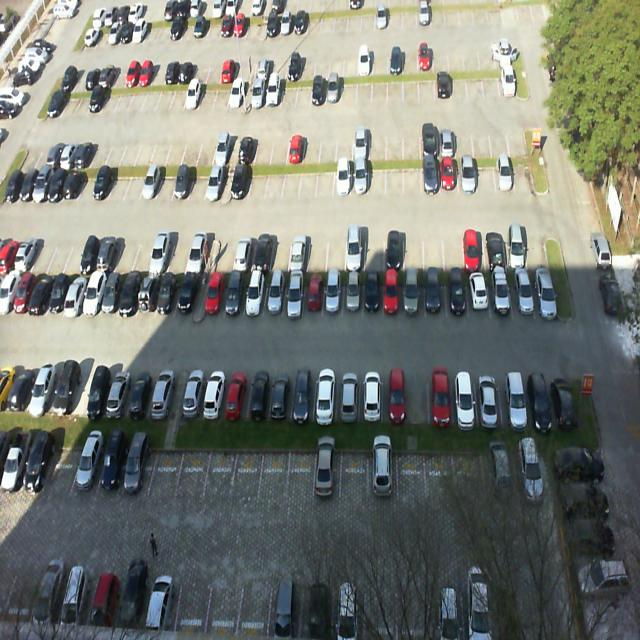
#> input picture images/2012-09-11_15_27_08_jpg.rf.0f38b15658ce17d10ce40a992adae5ba.jpg, 640 x 640 px; its folder holds only this picture in this run
$ python parking_detector.py
#> lines starting #> are read from the running program, lines starting #| are printed output that depends on the picture; after the words box and inside, x2 and y2 are one past the last pixel; in counts of white or black regions, pixels touching at a corner belong together
import cv2
import json
import os


# Load slots
with open("auto_slots.json", "r") as f:
#> (reads auto_slots.json from the repository)
    slots = json.load(f)


image_folder = "images"
output_folder = "output"

os.makedirs(output_folder, exist_ok=True)


for image_name in os.listdir(image_folder):

    if not image_name.lower().endswith(
        (".png",".jpg",".jpeg")
    ):
        continue


    print("\nProcessing:", image_name)


    img = cv2.imread(
        os.path.join(image_folder,image_name)
    )
#> img is the input picture: shape (640, 640, 3); mean B, G, R 116.1, 123.1, 119.6


    if img is None:
        continue


    total_slots = len(slots)
    occupied_count = 0


    for slot in slots:


        x1,y1 = slot[0]
        x2,y2 = slot[1]


        crop = img[
            y1:y2,
            x1:x2
        ]


        if crop.size == 0:
            continue


        # Resize
        crop = cv2.resize(
            crop,
            (80,80)
        )


        gray = cv2.cvtColor(
            crop,
            cv2.COLOR_BGR2GRAY
        )


        # Blur removes parking lines
        blur = cv2.GaussianBlur(
            gray,
            (5,5),
            0
        )


        # Dark pixel percentage
        dark_pixels = (
            (blur < 80).sum()
            /
            blur.size
        ) * 100


        # Standard deviation
        std = blur.std()


        # Occupancy decision

        if dark_pixels > 15 and std > 25:

            status = "Occupied"
            color = (0,0,255)

            occupied_count += 1


        else:

            status = "Empty"
            color = (0,255,0)


        cv2.rectangle(
            img,
            (x1,y1),
            (x2,y2),
            color,
            2
        )


        cv2.putText(
            img,
            status,
            (x1,y1-5),
            cv2.FONT_HERSHEY_SIMPLEX,
            0.45,
            color,
            2
        )
#> this loop made 100 passes
#> (dark_pixels, std) on passes 1 to 12: (11.97, 56.97), (6.64, 42.63), (22.47, 52.11), (21.3, 57.77), (23.39, 61.48), (48.64, 62.72), (14.62, 50.47), (0, 24.97), (0, 24.5), (0, 25.41), (0, 26.83), (0.484, 47.81)
#> pass 1, `crop = img[ y1:y2, x1:x2 ]`:
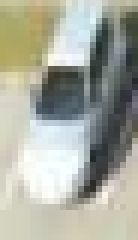
#> crop: shape (40, 23, 3) (shown 6 times larger); mean B, G, R 157.9, 170.2, 167.7
#> pass 1, `crop = cv2.resize( crop, (80,80) )`:
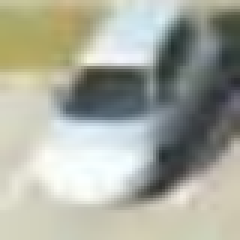
#> crop: shape (80, 80, 3) (shown 3 times larger); mean B, G, R 157.8, 170.1, 167.6
#> pass 1, `gray = cv2.cvtColor( crop, cv2.COLOR_BGR2GRAY )`:
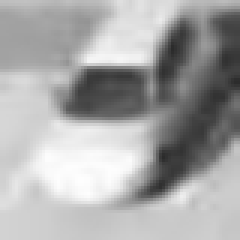
#> gray: shape (80, 80) (shown 3 times larger); min 43, max 254, mean 167.9
#> after the loop:
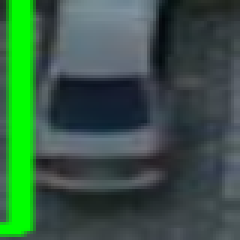
#> crop: shape (80, 80, 3) (shown 3 times larger); mean B, G, R 68.1, 89.2, 54.7
#> after the loop:
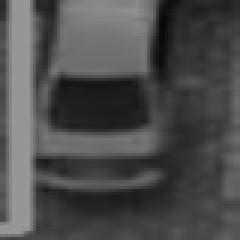
#> gray: shape (80, 80) (shown 3 times larger); min 6, max 150, mean 76.5
#> after the loop:
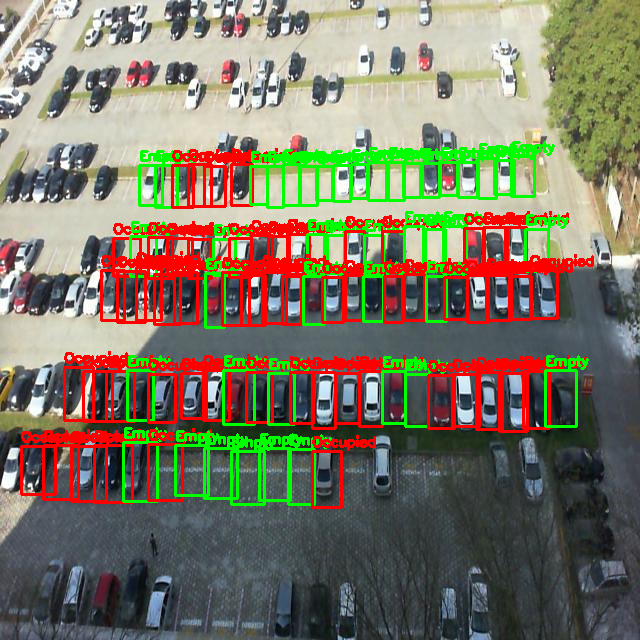
#> img: shape (640, 640, 3); 14.08% of pixels changed, all inside (x1, y1, x2, y2) = (20, 141, 594, 509)
#> after the loop, occupied_count = 57


    empty_count = (
        total_slots -
        occupied_count
    )
#> empty_count = 43


    occupancy = (
        occupied_count /
        total_slots
    )*100
#> occupancy = 57


    print("Total:",total_slots)
    print("Occupied:",occupied_count)
#| Occupied: 57
    print("Available:",empty_count)
#| Available: 43
    print("Occupancy:",round(occupancy,2))
#| Occupancy: 57.0


    # Statistics box

    cv2.putText(
        img,
        f"Total:{total_slots}",
        (20,30),
        cv2.FONT_HERSHEY_SIMPLEX,
        .8,
        (255,255,255),
        2
    )


    cv2.putText(
        img,
        f"Occupied:{occupied_count}",
        (20,60),
        cv2.FONT_HERSHEY_SIMPLEX,
        .8,
        (0,0,255),
        2
    )


    cv2.putText(
        img,
        f"Available:{empty_count}",
        (20,90),
        cv2.FONT_HERSHEY_SIMPLEX,
        .8,
        (0,255,0),
        2
    )
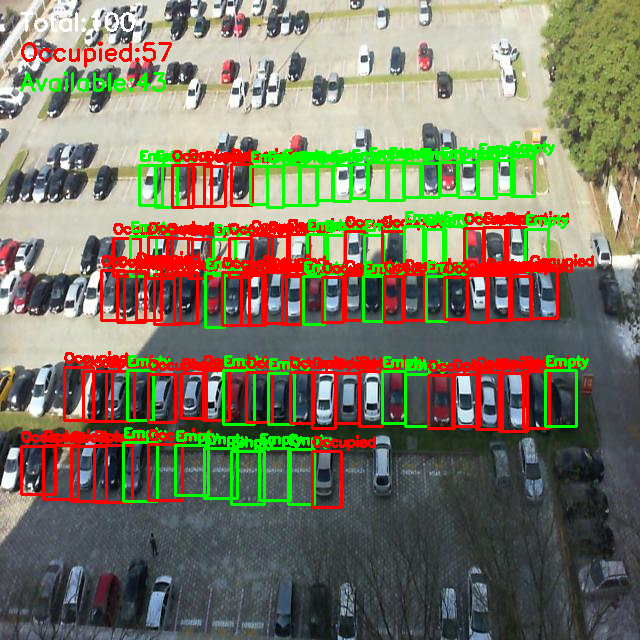
#> img: shape (640, 640, 3); mean B, G, R 98.7, 119.4, 124.2


    save = os.path.join(
        output_folder,
        image_name
    )

    cv2.imwrite(save,img)

    print("Saved:",save)


print("Done")
